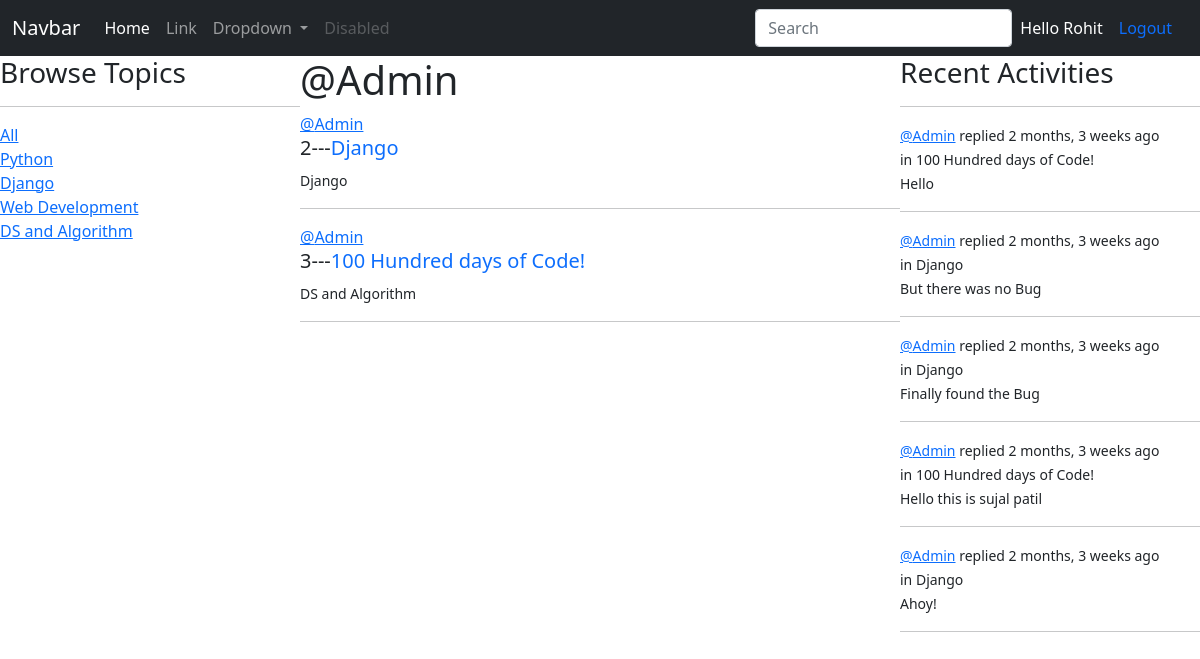
Screenshot of /profile/1/ (signed in) with the database file from the repository.
### base/models.py (models this page shows, shortened)
class Topic(models.Model):
    name = models.CharField(max_length=200)

class Room(models.Model):
    host = models.ForeignKey(User, on_delete=models.SET_NULL , null=True)
    topic = models.ForeignKey(Topic, on_delete=models.SET_NULL , null=True)
    name = models.CharField(max_length=200)
    description = models.TextField(null=True, blank=True)
    participants = models.ManyToManyField(User, related_name= 'participants', blank=True)
    created = models.DateTimeField(auto_now_add=True)
    updated = models.DateTimeField(auto_now=True)
    class Meta:
        ordering = ['-updated','-created']
    def __str__(self):
        return self.name

class Message(models.Model):
    user= models.ForeignKey(User, on_delete=models.CASCADE)
    room= models.ForeignKey(Room, on_delete=models.CASCADE)
    body = models.TextField()
    updated = models.DateTimeField(auto_now=True)
    created = models.DateTimeField(auto_now_add=True)
    class Meta:
        ordering = ['-updated','-created']
    def __str__(self):
        return self.body[0:50]

### base/views.py (the view)
# urls.py: path('profile/<str:pk>/', views.userProfile, name="user-profile"),
def userProfile(request, pk):
    user = User.objects.get(id=pk)
    rooms = user.room_set.all()
    topic = Topic.objects.all()
    room_message = user.message_set.all()
    context = { 'user' : user , 'rooms': rooms, 'topic':topic , 'room_message':room_message }
    return render(request, 'base/profile.html', context)

### base/templates/base/profile.html (shortened to what this page needs)
{% extends 'navbar.html' %}
{% block content %}
    <div class="profile-container">
        <div>
            {% include 'base/topics_component.html' %}
        </div>
        <div>
            <h1>@{{user.username}}</h1>
            {% include 'base/feed_component.html' %}
        </div>
        <div>
            {% include 'base/activity_component.html' %}
        </div>
    </div>
{% endblock content %}

### templates/navbar.html (shortened to what this page needs)
<!DOCTYPE html>
<html lang="en">
<head>
    <link href="https://cdn.jsdelivr.net/npm/bootstrap@5.1.3/dist/css/bootstrap.min.css" rel="stylesheet">
</head>
<body>
<nav class="navbar navbar-expand-lg navbar-dark bg-dark">
    <div class="container-fluid">
      <a class="navbar-brand" href="#">Navbar</a>
      <div class="collapse navbar-collapse" id="navbarSupportedContent">
        <ul class="navbar-nav me-auto mb-2 mb-lg-0">
          <li class="nav-item">
            <a class="nav-link active" aria-current="page" href="{% url 'home' %}">Home</a>
          </li>
          <li class="nav-item">
            <a class="nav-link" href="#">Link</a>
          </li>
          <li class="nav-item dropdown">
            <a class="nav-link dropdown-toggle" href="#" id="navbarDropdown" role="button" data-bs-toggle="dropdown" aria-expanded="false">
              Dropdown
            </a>
          </li>
          <li class="nav-item">
            <a class="nav-link disabled">Disabled</a>
          </li>
        </ul>
        <form class="d-flex" method="GET" action="{% url 'home' %}">
          <input name="q" class="form-control me-2" type="text" placeholder="Search" aria-label="Search">
        </form>
        {% if request.user.is_authenticated %}
        <span style="color: white;">Hello {{request.user}}</span>
        <a class="nav-link active" aria-current="page" href="{% url 'user-logout' %}">Logout</a>
        {% else %}
        <a class="nav-link active" aria-current="page" href="{% url 'user-login' %}">Login</a>
        {% endif %}
      </div>
    </div>
  </nav>
    {% block content %}
    {% endblock content %}
</body>
</html>

### base/templates/base/topics_component.html
<h3>Browse Topics</h3>
<hr>
<div>
    <a href="{% url 'home' %}">All</a>
</div>
{% for topics in topic %}
    <div>
        <a href="{% url 'home' %}?q={{topics.name}}">{{topics.name}}</a>
    </div>
{% endfor %}

### base/templates/base/feed_component.html (shortened to what this page needs)
{% for room in rooms%}
<div>
    <a href="{% url 'user-profile' room.host.id %}">@{{room.host.username}}</a>
    <h5>{{room.id}}---<a style="text-decoration: none;" href="{% url 'room' room.id%}">{{room.name}}</a></h5>
    <small>{{room.topic.name}}</small>
    <hr>
</div>
{% endfor %}

### base/templates/base/activity_component.html (shortened to what this page needs)
<h3>Recent Activities</h3>
<hr>
{% for message in room_message %}
    <div>
        <small><a href="{% url 'user-profile' message.user.id %}">@{{message.user}}</a> replied </small>
        <small>{{message.created | timesince}} ago</small>
        <br>
        <small> in {{message.room}} </small><br>
        <small>{{message}}</small>
        <hr>
    </div>
{% endfor %}

### base/templates/base/profile.html (style rules this page uses)
.profile-container { display: grid; grid-template-columns: 1fr 2fr 1fr; }

### rows the page displays
Topic: name "Python"
Topic: name "Django"
Topic: name "Web Development"
Topic: name "DS and Algorithm"
Room: host.username "Admin", id "2", name "Django", topic.name "Django"
Room: host.username "Admin", id "3", name "100 Hundred days of Code!", topic.name "DS and Algorithm"
Message: user "Admin", created "2 months, 3 weeks", room "100 Hundred days of Code!", body "Hello"
Message: user "Admin", created "2 months, 3 weeks", room "Django", body "But there was no Bug"
Message: user "Admin", created "2 months, 3 weeks", room "Django", body "Finally found the Bug"
Message: user "Admin", created "2 months, 3 weeks", room "100 Hundred days of Code!", body "Hello this is sujal patil"
Message: user "Admin", created "2 months, 3 weeks", room "Django", body "Ahoy!"

### other values shown
{{ request.user }} "Rohit"
{{ user.username }} "Admin"
